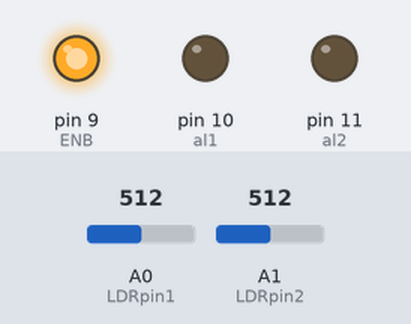
The sketch below on a simulated Arduino Uno, built with avr-gcc and run on an emulated ATmega328P. Parts: output pins drawn as LEDs (lit = HIGH). Inputs (shaded band) come from the test bench; at power-on: A1 (LDRpin2) = 512, A0 (LDRpin1) = 512. The local clock reads 2024-03-15 10:24:30 at power-on unless the sketch sets it; what the sketch prints to the serial monitor is not drawn.

Above: at 1.2 s.
1.3 s: A1 (LDRpin2) set to 472
4.3 s: A1 (LDRpin2) set to 444
At 5.0 s:
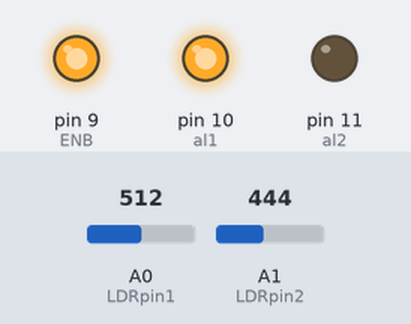
5.8 s: A0 (LDRpin1) set to 485
At 6.1 s:
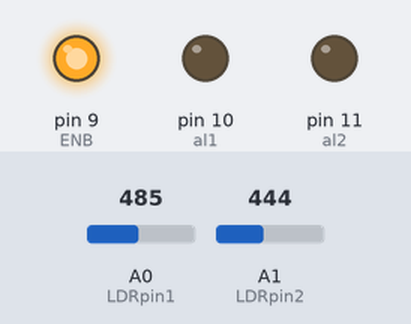
7.3 s: A0 (LDRpin1) set to 306
At 8.4 s:
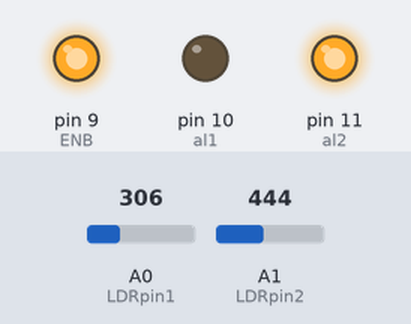
Timing chart, 0 to 10.3 s (numbered marks = the images above; inputs shaded):
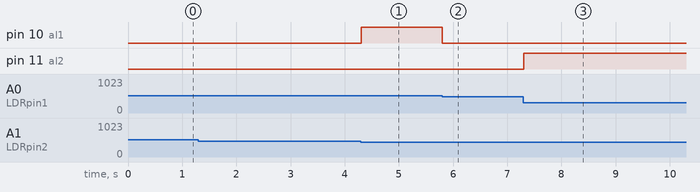

The sketch:

final_code_draft5.ino
```cpp
#include <DS3232RTC.h>      // https://github.com/JChristensen/DS3232RTC
#include <Streaming.h>      // https://github.com/janelia-arduino/Streaming
DS3232RTC myRTC;

int LDRpin1 = A0;
int LDRpin2 = A1;
int ENB=9;
int al1=10;
int al2=11;
int reading1 = 0;
int reading2 = 0;
int diff = 0;
int mindiff=50;

void printDateTime(time_t t)
{
    printDate(t);
    Serial << ' ';
    printTime(t);
}

// print time to Serial
void printTime(time_t t)
{
    printI00(hour(t), ':');
    printI00(minute(t), ':');
    printI00(second(t), ' ');
}

// print date to Serial
void printDate(time_t t)
{
    printI00(day(t), 0);
    Serial << monthShortStr(month(t)) << _DEC(year(t));
}

// Print an integer in "00" format (with leading zero),
// followed by a delimiter character to Serial.
// Input value assumed to be between 0 and 99.
void printI00(int val, char delim)
{
    if (val < 10) Serial << '0';
    Serial << _DEC(val);
    if (delim > 0) Serial << delim;
    return;
}


void setup()
{
    pinMode(ENB, OUTPUT);
    pinMode(al1, OUTPUT); // Configure pin 10 as an Output
    pinMode(al2, OUTPUT); // Configure pin 11 as an Output
    digitalWrite(ENB,HIGH);  ///for Actuator
    pinMode(LDRpin1, INPUT);
    pinMode(LDRpin2, INPUT);
    Serial.begin(115200);

     Serial << F( "\n" __FILE__ "\n" __DATE__ " " __TIME__ "\n" );
    myRTC.begin();//clock setup

    // setSyncProvider() causes the Time library to synchronize with the
    // external RTC by calling RTC.get() every five minutes by default.
    setSyncProvider(myRTC.get);
    Serial << F("RTC Sync");
    if (timeStatus() != timeSet) Serial << F(" FAIL!");
    Serial << endl;
}

void loop()
{
         //clock setup starts
    static time_t tLast;
    time_t t;
    tmElements_t tm;

    // check for input to set the RTC, minimum length is 12, i.e. yy,m,d,h,m,s
    if (Serial.available() >= 12) {
        // note that the tmElements_t Year member is an offset from 1970,
        // but the RTC wants the last two digits of the calendar year.
        // use the convenience macros from the Time Library to do the conversions.
        int y = Serial.parseInt();
        if (y >= 100 && y < 1000)
            Serial << F("Error: Year must be two digits or four digits!") << endl;
        else {
            if (y >= 1000)
                tm.Year = CalendarYrToTm(y);
            else    // (y < 100)
                tm.Year = y2kYearToTm(y);
            tm.Month = Serial.parseInt();
            tm.Day = Serial.parseInt();
            tm.Hour = Serial.parseInt();
            tm.Minute = Serial.parseInt();
            tm.Second = Serial.parseInt();
            t = makeTime(tm);
            myRTC.set(t);   // use the time_t value to ensure correct weekday is set
            setTime(t);
            Serial << F("RTC set to: ");
            printDateTime(t);
            Serial << endl;
            // dump any extraneous input
            while (Serial.available() > 0) Serial.read();
        }
    }

    t = now();
    if (t != tLast) {
        tLast = t;
        //printDateTime(t);
//        if (second(t) == 0) {
//            float c = myRTC.temperature() / 4.;
//            float f = c * 9. / 5. + 32.;
//            Serial << F("  ") << c << F(" C  ") << f << F(" F");
//        }
//        Serial << endl;
    }
  //clock setup ends

  int hr=hour();
  int mn=minute();
  int sc=second();
  if(mn %2 ==0)//***********************Change sc to mn and change it to 20*****************
  {
   // read thr value from the LDR sensor
  reading1 = analogRead(LDRpin1);
  reading2 = analogRead(LDRpin2);
  // print the LDR sensor reading so you know its range
  diff=reading1-reading2;
  //printDateTime(t);
  Serial.print(reading1 );
  Serial.print("   " );
  Serial.print(reading2);
  Serial.print("    ");
  Serial.print(hr );
  Serial.print(",");
  Serial.print(mn );
  Serial.print(",");
  Serial.print(sc );
  Serial.print(",");
  Serial.println(diff);


  if(abs(diff)>mindiff)
  {
  if (diff> 0)
  {
    digitalWrite(al1,HIGH);
    digitalWrite(al2,LOW);
  }
  else
  {
    digitalWrite(al2,HIGH);
    digitalWrite(al1,LOW);
  }
  }
 else
  {
     digitalWrite(al1,LOW);
    digitalWrite(al2,LOW);

  }  }

  else
  {
//  if (t != tLast) {
//        tLast = t;
//        printDateTime(t);
//        if (second(t) == 0) {
//            float c = myRTC.temperature() / 4.;
//            float f = c * 9. / 5. + 32.;
//            Serial << F("  ") << c << F(" C  ") << f << F(" F");
//        }
//        Serial << endl;
//    }
   }

}
```

Measured:
- the behaviour switches between 462 and 461 on A1 (LDRpin2) (found by bisection; images 0 and 1)
- the behaviour switches between 495 and 494 on A0 (LDRpin1) (found by bisection; images 1 and 2)
- after the input at 4.3 s, pin 10 (al1): LOW → HIGH at once
- after the input at 5.8 s, pin 10 (al1): HIGH → LOW at once
- after the input at 7.3 s, pin 11 (al2): LOW → HIGH at once
